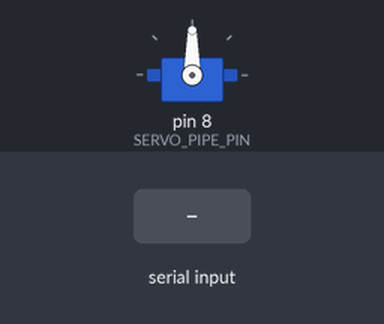
Bench run of a sketch on a simulated Arduino Uno, built with avr-gcc and run on an emulated ATmega328P. Shown: servo. Inputs (shaded band) come from the test bench.

Above: at 1.2 s.
1.3 s: "," received over Serial
At 1.68 s:
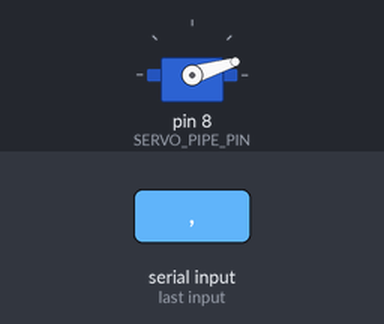
At 2.8 s:
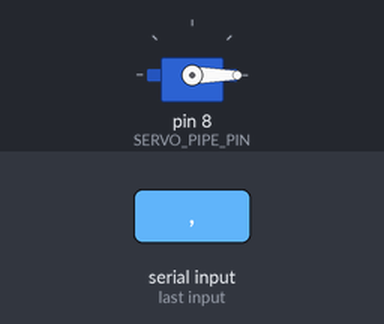
3.2 s: "90,45\n" received over Serial
At 4.5 s:
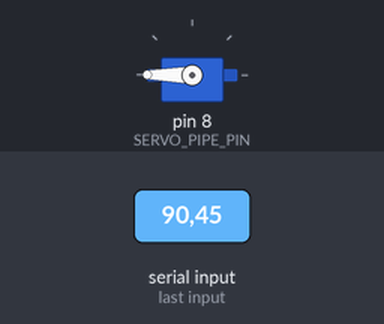
Timing chart, 0 to 16.9 s (numbered marks = the images above; inputs shaded):
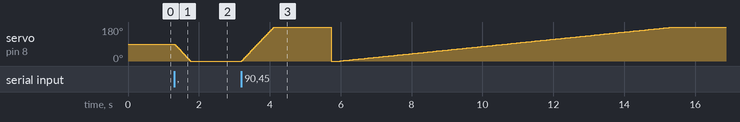

Measured:
- after the input at 1.3 s, servo on pin 8 (SERVO_PIPE_PIN): moves from 90° to 0° over 0.45 s, starting at once

The sketch:

Pipe_Control.ino
```cpp
#include <Servo.h>
                            // Pin Belegung
#define SERVO_PIPE_PIN 8
                            // Servo Start Position
#define PIPE_START 90
                            // Servo Opjekt erstellen
Servo pipe;

uint8_t idx = 0;
uint8_t value_idx = 0;
char value[4] = "000";

void reach_goal(Servo& motor, int goal)
{
  if(goal>=motor.read())
  {
    for(int pos= motor.read(); pos<=goal; pos++)
    {
      motor.write(pos);
      delay(5);
    }
  }
  else
  {
    for(int pos = motor.read(); pos>= goal; pos--)
    {
      motor.write(pos);
      delay(5);
    }
  }

}

void setup() {
                            // Servo Anschluss
                            /*
                            pipe.attach(SERVO_PIPE_PIN, Min, Max);
                            DEFAULT 544 - 2400
                            1000 - 2000 TESTEN
                            */
  pipe.attach(SERVO_PIPE_PIN);
                            // Servo Start Position Aktivieren
  pipe.write(PIPE_START);

  Serial.begin(115200);
  Serial.setTimeout(1);
}

void loop() {
  if(Serial.available())
  {
    char chr = Serial.read();
    if(chr=='p')
    {
      idx = 0;
      value_idx = 0;
    }

    else if (chr == ',')
    {
      int val = atoi (value);
      if(idx== 0)
      {
        reach_goal(pipe, val);
      }

    value[0]='0';
    value[1]='0';
    value[2]='0';
    value[3]='0';
    value[4]='0';
    value[5]='\0';

    }
    else
    {
        value[value_idx] = chr;
        value_idx++;
    }
  }


}
```
